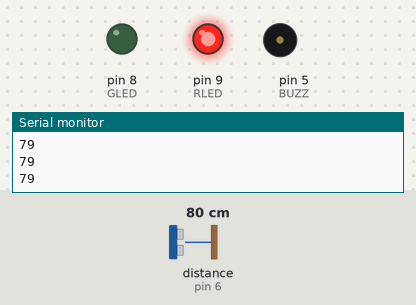
The sketch below on a simulated Arduino Uno, built with avr-gcc and run on an emulated ATmega328P. Shown: output pins drawn as LEDs (lit = HIGH), buzzer (waves = sounding), the last lines printed to the serial monitor. Wiring (inferred from the names in the program): ultrasonic range finder: trigger pin 7; echo pin 6. The inputs (shaded band) are chosen by the test bench; at power-on: distance to the obstacle (sensor on pin 6) 80 cm. The echo pulse lasts 58.3 µs per cm; pins used as bus, display or sensor lines are not drawn.

Above: at 1.2 s.
1.3 s: distance to the obstacle (sensor on pin 6) set to 34 cm
2.8 s: distance to the obstacle (sensor on pin 6) set to 29 cm
At 3.01 s:
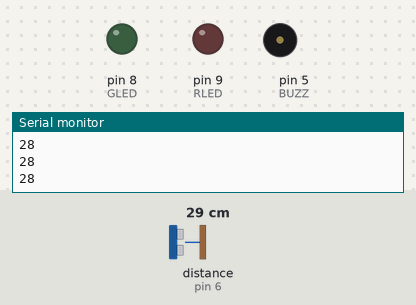
5.8 s: distance to the obstacle (sensor on pin 6) set to 2 cm
At 6.6 s:
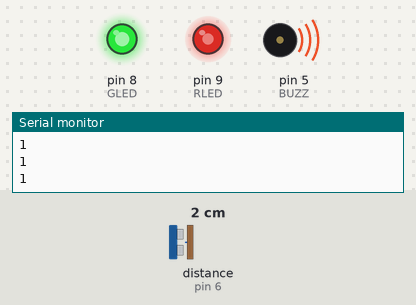
7.4 s: distance to the obstacle (sensor on pin 6) set to 6 cm
At 8.6 s:
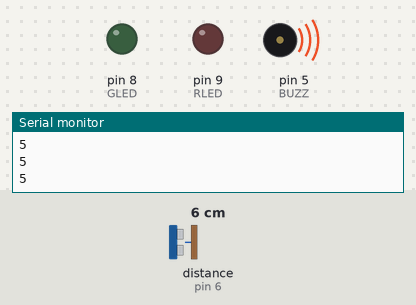
8.9 s: distance to the obstacle (sensor on pin 6) set to 4 cm
At 8.99 s:
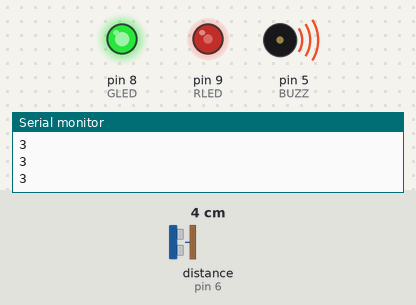
10.4 s: distance to the obstacle (sensor on pin 6) set to 35 cm
At 10.8 s:
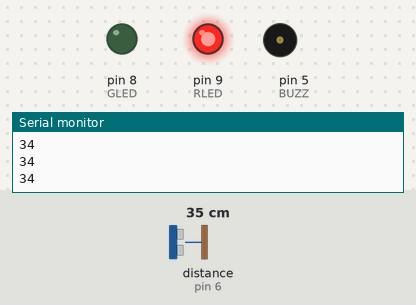
Timing chart, 0 to 12.9 s (numbered marks = the images above; inputs shaded):
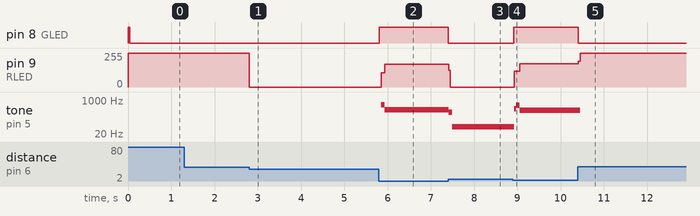

Measured:
- the behaviour switches between 32 and 31 cm on distance to the obstacle (sensor on pin 6) (found by bisection; images 0 and 1)
- the behaviour switches between 4 and 5 cm on distance to the obstacle (sensor on pin 6) (found by bisection; images 2 and 3)
- after the input at 2.8 s, pin 9 (RLED): 255/255 → 0/255 at once
- after the input at 5.8 s, pin 8 (GLED): LOW → HIGH at once; pin 9 (RLED): 0/255 → 108/255 after 0.05 s, → 172/255 0.08 s later; tone on pin 5 (BUZZ): silent → 575 Hz after 0.05 s, → 321 Hz 0.08 s later
- after the input at 7.4 s, pin 8 (GLED): HIGH → LOW at once; pin 9 (RLED): 172/255 → 0/255 at once; tone on pin 5 (BUZZ): 321 Hz → 249 Hz at once, → 47 Hz 0.08 s later
- after the input at 8.9 s, pin 8 (GLED): LOW → HIGH at once; pin 9 (RLED): 0/255 → 118/255 at once, → 174/255 0.12 s later; tone on pin 5 (BUZZ): 47 Hz → 372 Hz at once, → 539 Hz 0.04 s later, → 316 Hz 0.08 s later
- after the input at 10.4 s, pin 8 (GLED): HIGH → LOW at once; pin 9 (RLED): 174/255 → 255/255 at once; tone on pin 5 (BUZZ): 316 Hz → silent after 0.05 s

The sketch:

distanceDetectorSystem.ino
```cpp
#define TRIG 7
#define ECHO 6
#define BUZZ 5
#define RLED 9
#define GLED 8

long duration;
int distance;

void setup() {
	pinMode(TRIG, OUTPUT);
	pinMode(ECHO, INPUT);
	pinMode(BUZZ, OUTPUT);
	pinMode(RLED, OUTPUT);
	pinMode(GLED, OUTPUT);

	digitalWrite(RLED, HIGH);
	digitalWrite(GLED, HIGH);

	// TRIG pin must start LOW
	digitalWrite(TRIG, LOW);
	delay(30);
	Serial.begin(9600); // Starts the serial communication
}

int getCM(){
	digitalWrite(TRIG, LOW);
	delayMicroseconds(2);
	// Sets the trigPin on HIGH state for 10 micro seconds
	digitalWrite(TRIG, HIGH);
	delayMicroseconds(10);
	digitalWrite(TRIG, LOW);
	// Reads the echoPin, returns the sound wave travel time in microseconds
	duration = pulseIn(ECHO, HIGH);
	// Calculating the distance
	return duration*0.034/2;
}

void loop() {
	distance = getCM();
	Serial.println(distance);

	if(distance > 0){
		if(distance > 3){
			if(distance > 30){
				//Do green
				digitalWrite(RLED, HIGH);
				digitalWrite(GLED, LOW);
				return;
			}
			//Do yellow bep bep bep bep bep bep
			digitalWrite(RLED, LOW);
			digitalWrite(GLED, LOW);
			if(distance < 100){
				digitalWrite(BUZZ, HIGH);
				delay(10);
				digitalWrite(BUZZ, LOW);
				delay(distance*2);
			}
			return;
		}
		//Do red BEEEEEEEEEEEEEEEEEEEp
		digitalWrite(RLED, LOW);
		digitalWrite(GLED, HIGH);
		if(distance < 100){
			digitalWrite(BUZZ, HIGH);
			delay(1);
			digitalWrite(BUZZ, LOW);
			//delay(1);
		}
	}

	digitalWrite(RLED, HIGH);
	digitalWrite(GLED, HIGH);
}
```
